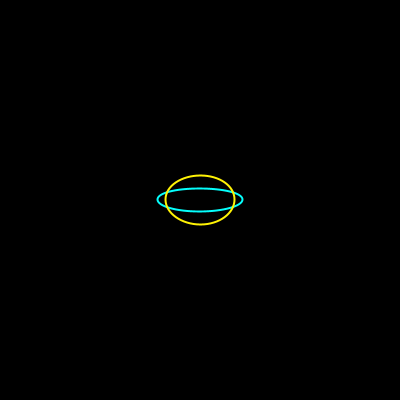
Frame 1 (no input)
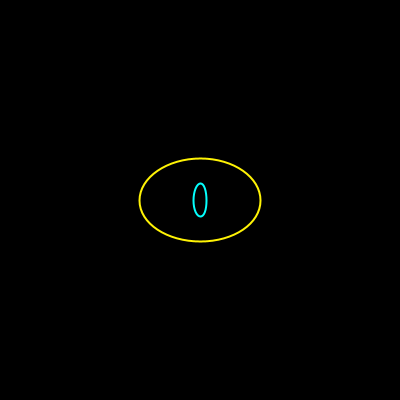
Frame 60 (the mouse pressed at the canvas centre just before this capture)
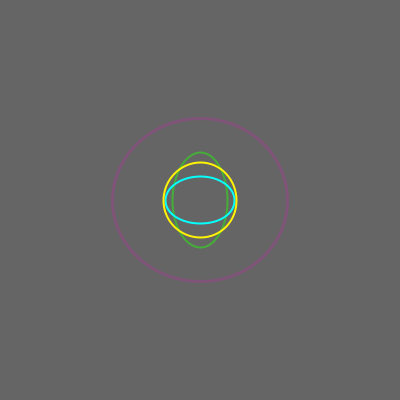
Frame 120 (the mouse held since frame 60 and released just before this capture)

The Processing sketch that drew these frames (run headless with seeded random() and noise(); from frame 60 on, the mouse is pressed at the canvas centre):

// Processing sketch: processing_80599
// ── processing_80599.pde

//la taille de mon sketch
void setup ()
{
  size (400,400);
  background (255);
  smooth();
}

//fonction draw
void draw()
{
  //je fais un fond qui bouge, change de couleur
  background (random(mouseX),random(mouseY));
  //je veux que mes formes ne soient pas remplies
  noFill();
  //je fais une série d'ellipses qui bougent
  //1ere ellipse
  strokeWeight(3);
stroke(#FF03D6,random(mouseX));
  ellipse(200,200,random(250),random(250));
  
  //deuxième ellipse
  strokeWeight(2);
  stroke(#21FF05,random(mouseX));
  ellipse(200,200,random(200),random(100));
  
  //3ème ellipse
  strokeWeight(2);
  stroke(#05FFFD);
  ellipse(200,200,random(100),random(75));
  
  //4éme ellipse
  strokeWeight(2);
  stroke(#FFF305);
  ellipse(200,200,random(150),random(90));
  
}
